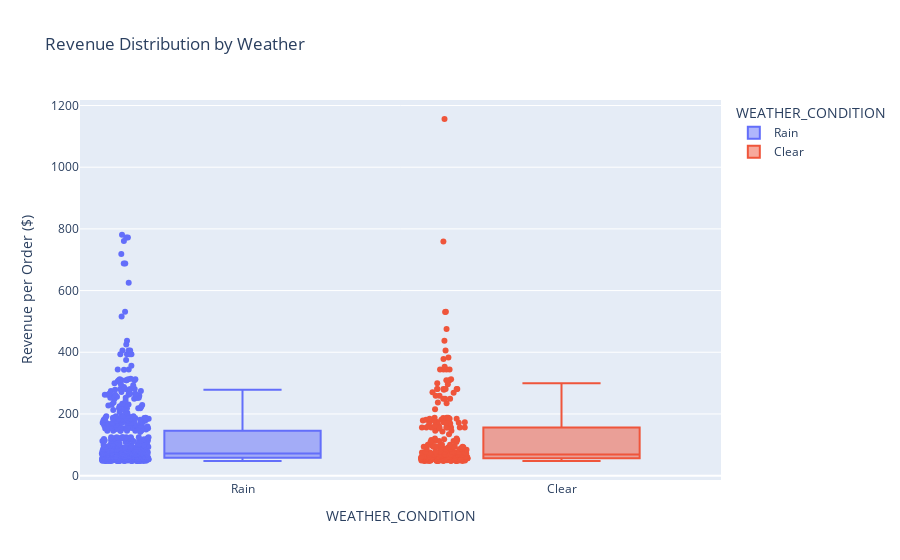

Notebook code cell kept with this figure:
### Code cell
import plotly.express as px

fig = px.box(df, 
             x="WEATHER_CONDITION", 
             y="OUR_PRICE", 
             color="WEATHER_CONDITION",
             points="all", # Show actual data points too
             title="Revenue Distribution by Weather",
             labels={"OUR_PRICE": "Revenue per Order ($)"})

fig.show()

### Figure 1 — Plotly figure (JSON) as saved in the notebook; plotly's stock layout.template omitted (floating-point values rounded to 4 significant figures; data arrays with more than 128 entries replaced by an {"elided": "..."} marker saying what was removed)
{"data": [{"alignmentgroup": "True", "boxpoints": "all", "hovertemplate": "WEATHER_CONDITION=%{x}<br>Revenue per Order ($)=%{y}<extra></extra>", "legendgroup": "Rain", "marker": {"color": "#636efa"}, "name": "Rain", "notched": false, "offsetgroup": "Rain", "orientation": "v", "showlegend": true, "type": "box", "x": {"elided": "679 str values"}, "x0": " ", "xaxis": "x", "y": {"elided": "679 float values"}, "y0": " ", "yaxis": "y"}, {"alignmentgroup": "True", "boxpoints": "all", "hovertemplate": "WEATHER_CONDITION=%{x}<br>Revenue per Order ($)=%{y}<extra></extra>", "legendgroup": "Clear", "marker": {"color": "#EF553B"}, "name": "Clear", "notched": false, "offsetgroup": "Clear", "orientation": "v", "showlegend": true, "type": "box", "x": {"elided": "261 str values"}, "x0": " ", "xaxis": "x", "y": {"elided": "261 float values"}, "y0": " ", "yaxis": "y"}], "layout": {"boxmode": "overlay", "legend": {"title": {"text": "WEATHER_CONDITION"}, "tracegroupgap": 0}, "title": {"text": "Revenue Distribution by Weather"}, "xaxis": {"anchor": "y", "categoryarray": ["Rain", "Clear"], "categoryorder": "array", "domain": [0, 1], "title": {"text": "WEATHER_CONDITION"}}, "yaxis": {"anchor": "x", "domain": [0, 1], "title": {"text": "Revenue per Order ($)"}}}}
